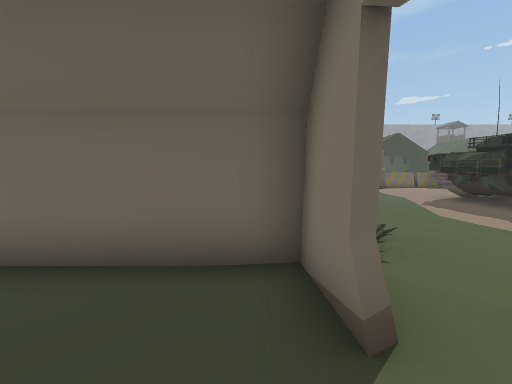
[1] (above)

24 first-person views from a walk through a scene from a Unity 3-D project. The camera is 1.2 m above the floor, tilts 6° down and sees 90° across. The floor is counted in squares, 1 m on a side. Each view is taken from the middle of a square. On the plan, view 1 faces up. The plan holds only what a view shows up to about 12 squares ahead; the rest is blank. The place goes on beyond the plan. The player character is not drawn. Some animated figures are not drawn. Some surface patterns are stand-ins.

[2]
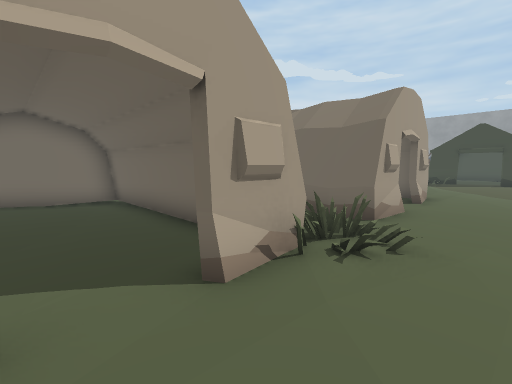

[3]
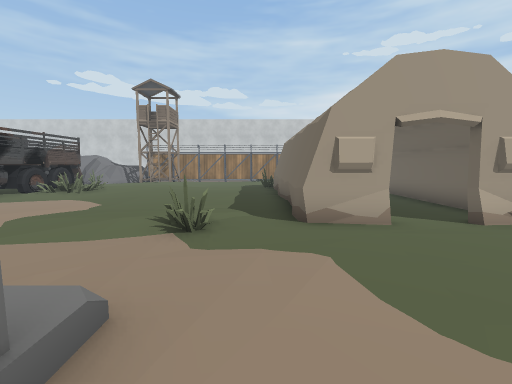

[4]
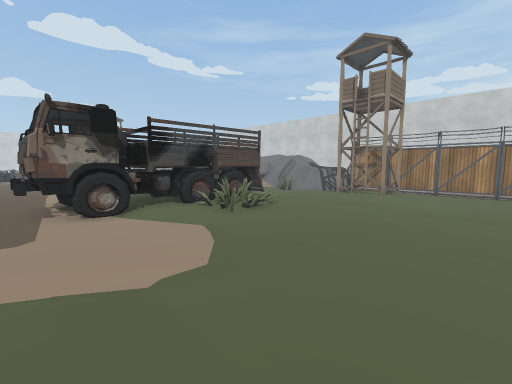

[5]
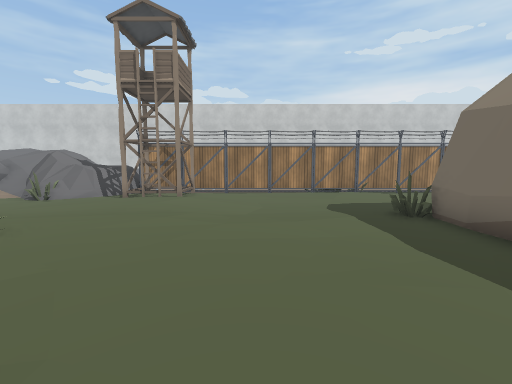

[6]
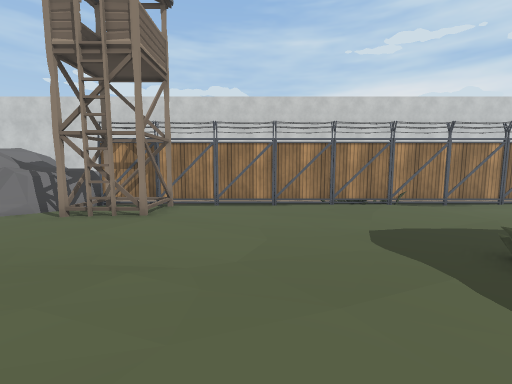

[7]
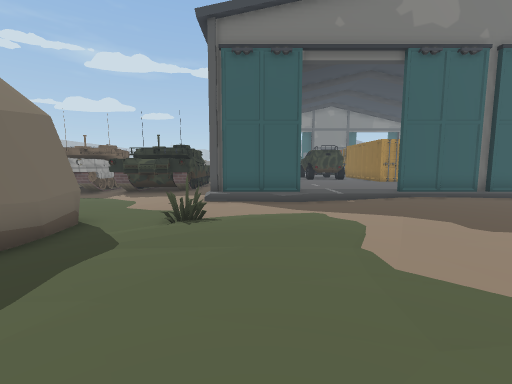

[8]
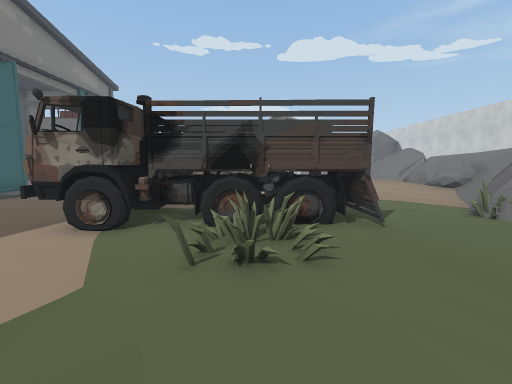

[9]
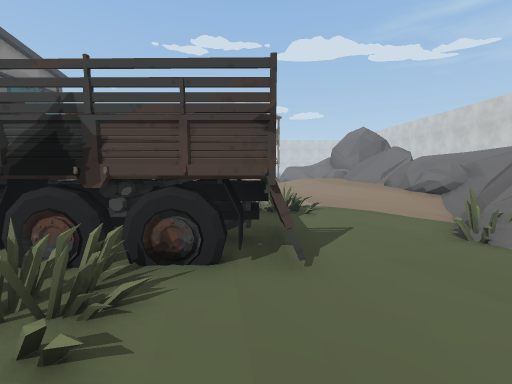

[10]
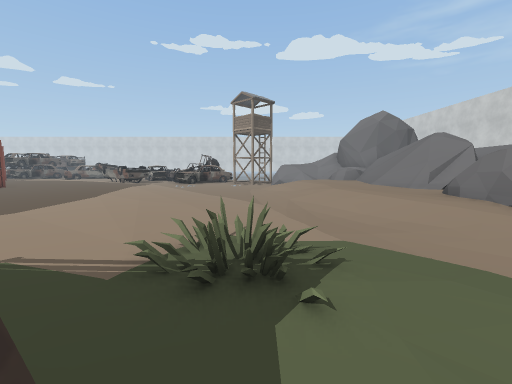

[11]
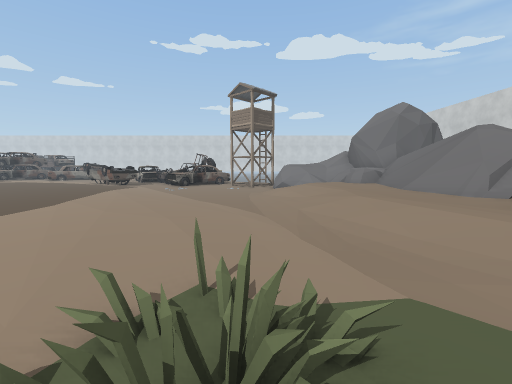

[12]
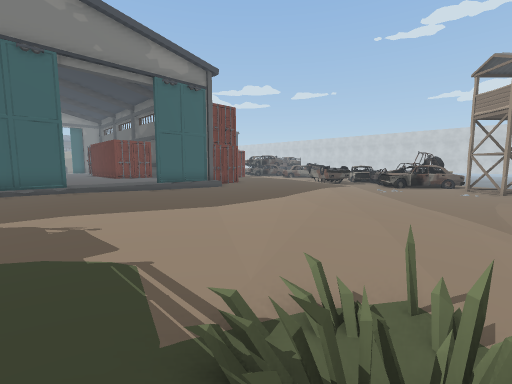

[13]
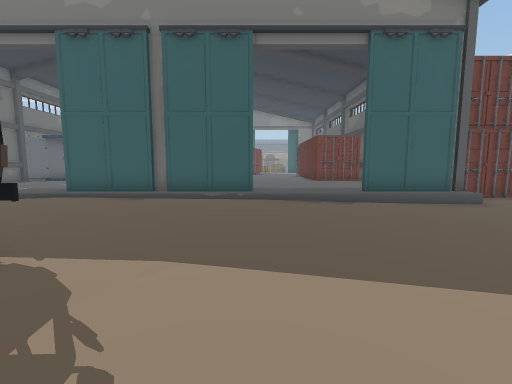

[14]
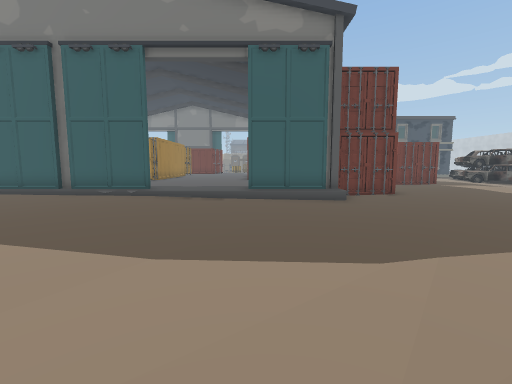

[15]
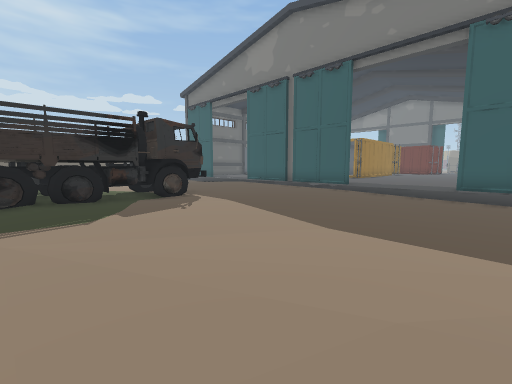

[16]
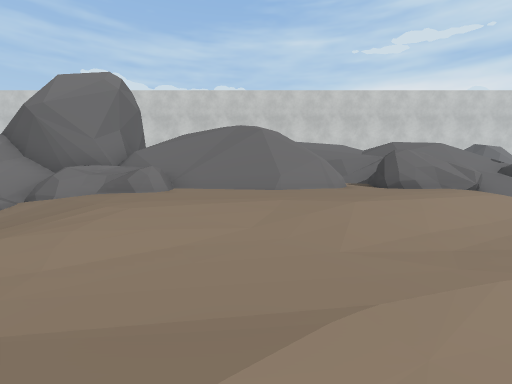

[17]
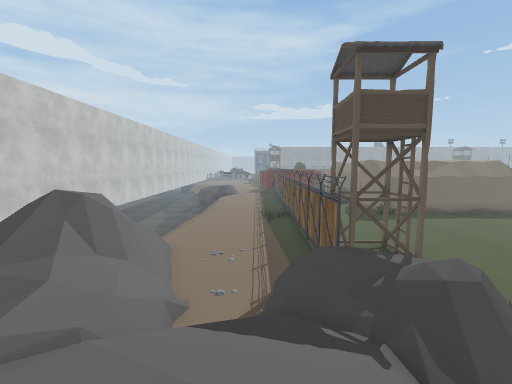

[18]
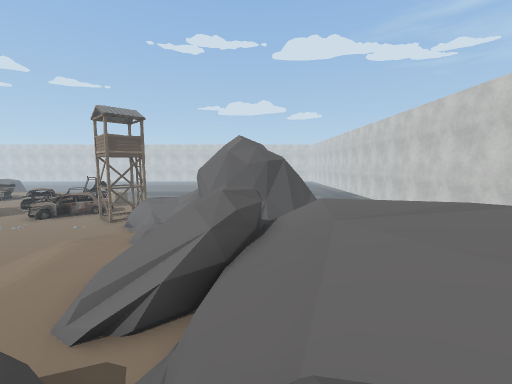

[19]
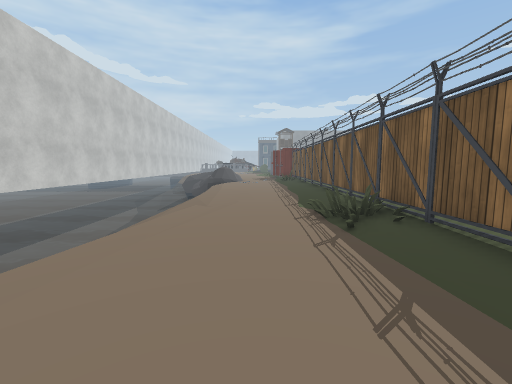

[20]
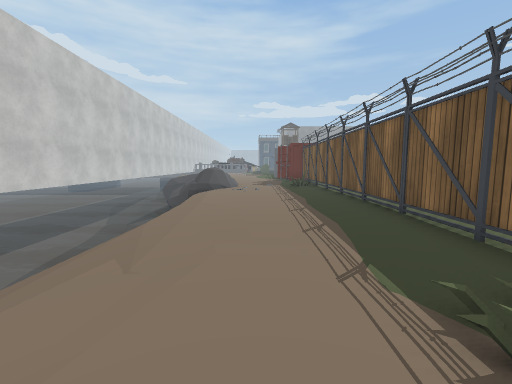

[21]
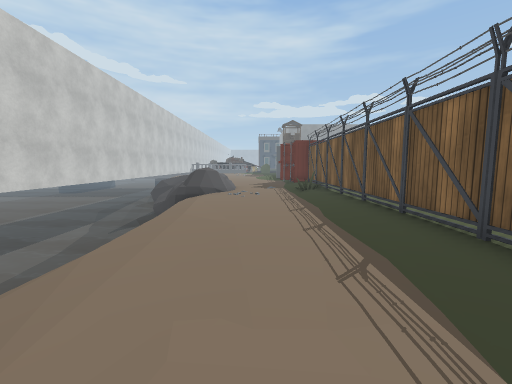

[22]
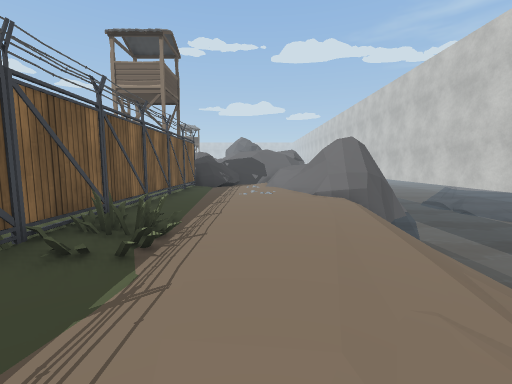

[23]
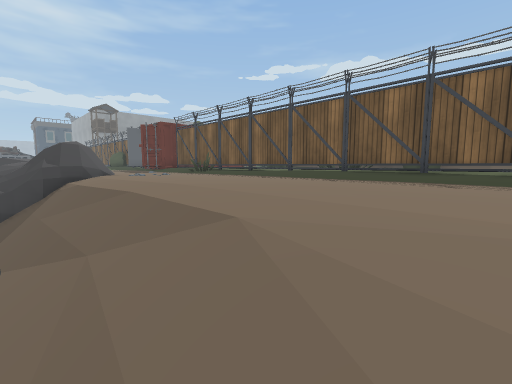

[24]
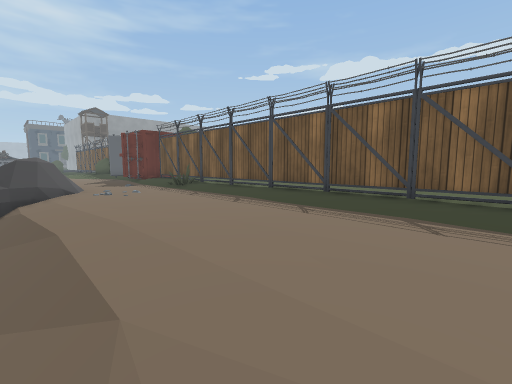

### Floor plan
Key: @ floor where view 1 was taken; # wall or solid block; . main floor; : floor 0.25 m higher than the main floor; - floor 0.25 m lower than the main floor; + floor 0.5 m higher than the main floor; _ floor 0.5 m lower than the main floor; * floor 1.25 m higher than the main floor; < floor 1.5 m lower than the main floor; % floor 2 m higher than the main floor; ( floor 2 m lower than the main floor; & floor 2.25 m higher than the main floor; $ floor 2.5 m higher than the main floor; / step, stairs or slope; = window, fence, low wall or low ledge; ~ water the walk can cross; ≈ water the walk keeps out of; v drop or lower ground; T truck; F fence; W tower; R rock; C container; O other object.
Columns run from 25 left of view 1 to 8 right of it. Each row starts with its distance up from view 1.
 12     RR ----               ...  ...
 11 ≈≈≈RRRR----F             ##..  ...
 10 ≈≈≈≈RRR----F.            .#.. ..#
  9 ≈≈≈≈/R-----F..            ......#
  8 ≈≈≈≈//-----F..            ......#
  7 ≈≈≈≈//-----F..           .#.....#
  6 ≈≈≈≈//-----F..         ####.....
  5 ≈≈≈≈//-----F..            .....
  4 ≈≈≈≈//-----F..  OO       .O...
  3 ≈≈≈≈//-----F.   O##########..   #
  2 ≈≈≈~//-----F..   #-.......#..   #
  1 ≈≈≈~//-----F..   #........... ..#
  0 ≈≈≈~//_----F.... #.......@......#
 -1  ≈≈  /-----F.....#        #.....#
 -2  ≈≈ //-----F.....##########.....#
 -3   ≈<//-----F....................#
 -4   ≈///-----F..............O..//
 -5  ≈≈///-----F................./#
 -6 ≈≈≈//------F................./#
 -7 ≈≈≈ /------F......:::......../#
 -8 ≈≈≈##=-----F......:::........//::
 -9 ≈≈###==----FWWW:..:::......../:::
-10 ≈(#v/#=----FW.W...:::......:./:::
-11    //##----FWW/...:::......::/:::
-12    /////--RRR.....TTTTTTTT.::/#::
-13    /////-R    ....TTTTTTTT.::/#
-14     //// //  OO...TTTTTTTT..:/#
-15      ////// RR....TTTTTTT..../#
-16         /////................/#
-17         %/////....O........../#
-18         %//////..............//::
-19        //// /+/.-............/:::
-20       &////R*+//-............/::::
-21       &///=+++//............./::::
-22      $////=//++/.-.........../#::
-23      &&%/////++//-.........../#
-24      /%%/=///++//--........../#
-25       %%/=///++//---........./##
-26       =//=////++/----.........CC
-27           ////+//----.........CC
-28         /#// ////-----.........C
-29        ##### //..-----     ......
-30        #   ##   -----       .....

Where each view was taken, in squares from view 1:
view 1: 0 up, 0 right, facing up
view 2: 0 up, 3 right, facing up-left
view 3: 3 down, 6 right, facing left
view 4: 5 down, 0 right, facing down-left
view 5: 6 down, 2 left, facing left
view 6: 6 down, 5 left, facing left
view 7: 6 down, 5 left, facing right
view 8: 7 down, 5 left, facing down
view 9: 9 down, 7 left, facing down
view 10: 14 down, 8 left, facing down
view 11: 16 down, 8 left, facing down
view 12: 16 down, 8 left, facing down-right
view 13: 18 down, 4 left, facing right
view 14: 22 down, 5 left, facing right
view 15: 23 down, 6 left, facing up-right
view 16: 24 down, 6 left, facing left
view 17: 18 down, 16 left, facing up
view 18: 18 down, 16 left, facing down
view 19: 8 down, 17 left, facing up
view 20: 3 down, 17 left, facing up
view 21: 1 down, 17 left, facing up
view 22: 2 up, 17 left, facing down
view 23: 1 up, 21 left, facing up-right
view 24: 1 up, 20 left, facing up-right
